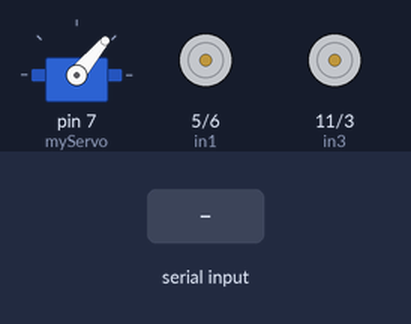
Recording of a sketch running on a simulated Arduino Uno, built with avr-gcc and run on an emulated ATmega328P. On the bench: servo, motor-driver pin pairs drawn as motors (green arrow = first pin HIGH = forward, orange = second pin HIGH = backward, longer = more drive). Inputs (shaded band) come from the test bench.

Above: at 1.2 s.
1.3 s: ",\n" received over the second serial link
At 2.5 s:
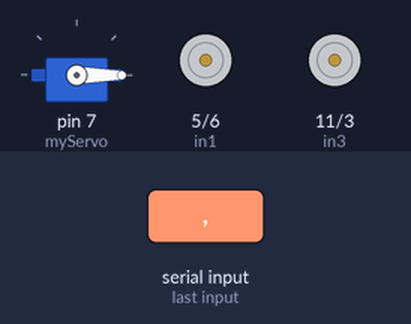
2.8 s: "90,45,200\n" received over the second serial link
At 3.9 s:
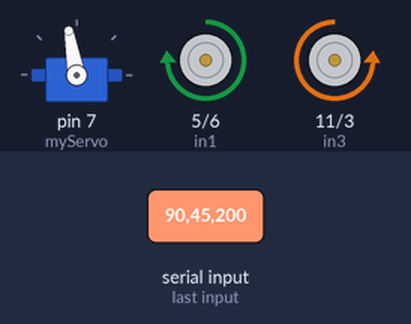
5.8 s: "|\n" received over the second serial link
At 6.2 s:
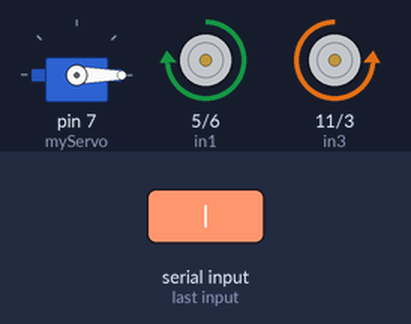
8.8 s: "90,45\n" received over the second serial link
At 9.6 s:
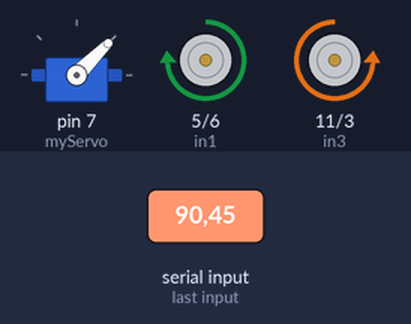
11.8 s: "90\n" received over the second serial link
At 14.6 s:
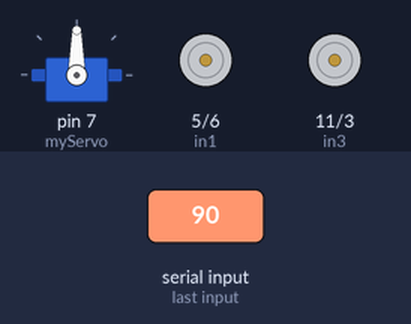
14.8 s: "30,150\n" received over the second serial link
At 15.4 s:
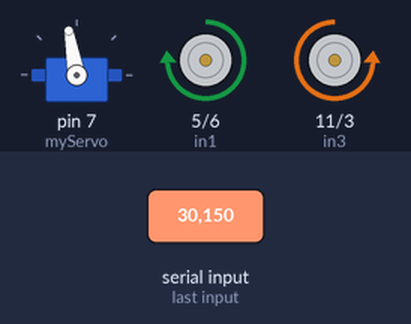
Timing chart, 0 to 18.3 s (numbered marks = the images above; inputs shaded):
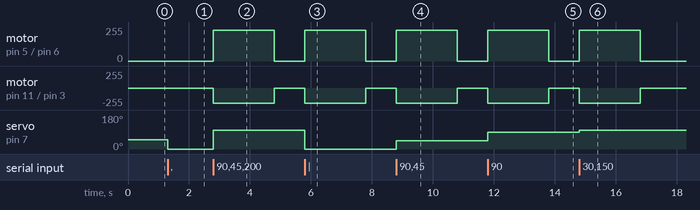

Measured:
- after the input at 1.3 s, servo on pin 7 (myServo): 50° → 0° at once
- after the input at 2.8 s, motor on pin 5 (in1) / pin 6 (in2): stopped → forward 230/255 at once, → stopped 2.0 s later; motor on pin 11 (in3) / pin 3 (in4): stopped → backward 230/255 at once, → stopped 2.0 s later; servo on pin 7 (myServo): 0° → 100° at once
- after the input at 5.8 s, motor on pin 5 (in1) / pin 6 (in2): stopped → forward 230/255 at once, → stopped 2.0 s later; motor on pin 11 (in3) / pin 3 (in4): stopped → backward 230/255 at once, → stopped 2.0 s later; servo on pin 7 (myServo): 100° → 0° at once
- after the input at 8.8 s, motor on pin 5 (in1) / pin 6 (in2): stopped → forward 230/255 at once, → stopped 2.0 s later; motor on pin 11 (in3) / pin 3 (in4): stopped → backward 230/255 at once, → stopped 2.0 s later; servo on pin 7 (myServo): 0° → 45° at once
- after the input at 11.8 s, motor on pin 5 (in1) / pin 6 (in2): stopped → forward 230/255 at once, → stopped 2.0 s later; motor on pin 11 (in3) / pin 3 (in4): stopped → backward 230/255 at once, → stopped 2.0 s later; servo on pin 7 (myServo): 45° → 90° at once
- after the input at 14.8 s, motor on pin 5 (in1) / pin 6 (in2): stopped → forward 230/255 at once, → stopped 2.0 s later; motor on pin 11 (in3) / pin 3 (in4): stopped → backward 230/255 at once, → stopped 2.0 s later; servo on pin 7 (myServo): 90° → 100° at once

The sketch:

arduino.ino
```cpp
#include <Servo.h>
#include <NeoSWSerial.h>
NeoSWSerial espSerial(2, 4); // RX = 2, TX = 3

String str="";
float x,y,z;
Servo myServo;

int in1 = 5;
int in2 = 6;
int in3 = 11;
int in4 = 3;

unsigned long lastDataTime = 0;
const unsigned long TIMEOUT = 2000;

void setup() {
  Serial.begin(9600);
  espSerial.begin(9600);
  myServo.attach(7);
  myServo.write(50);

  pinMode(in1,OUTPUT);
  pinMode(in2,OUTPUT);
  pinMode(in3,OUTPUT);
  pinMode(in4,OUTPUT);
  analogWrite(in1, 0);
  analogWrite(in2, 0);
  analogWrite(in3, 0);
  analogWrite(in4, 0);
}

void controlMotor1(float speed) {
  int pwm = abs(speed * 230);
  pwm = constrain(pwm, 0, 230);

  if (speed > 0.05) {
    analogWrite(in1, pwm);
    analogWrite(in2, 0);
  }
  else if (speed < -0.05) {
    analogWrite(in1, 0);
    analogWrite(in2, pwm);
  }
  else {
    analogWrite(in1, 0);
    analogWrite(in2, 0);
  }
}

void controlMotor2(float speed) {
  int pwm = abs(speed * 230);
  pwm = constrain(pwm, 0, 230);

  if (speed > 0.05) {
    analogWrite(in3, pwm);
    analogWrite(in4, 0);
  }
  else if (speed < -0.05) {
    analogWrite(in3, 0);
    analogWrite(in4, pwm);
  }
  else {
    analogWrite(in3, 0);
    analogWrite(in4, 0);
  }
}

void loop() {
  if (espSerial.available()) {
    char data = espSerial.read();
    lastDataTime = millis();

    if(data==','){
      x=str.toFloat();
      str = "";

    }else if(data == '|'){
      y=str.toFloat();
      str = "";

    }else if(data == '\n'){
      z = str.toInt();
      str="";

      float leftSpeed  = y+x;
      float rightSpeed = y-x;

      // Normalizálás (-1..1 tartományba)
      leftSpeed  = constrain(leftSpeed,  -1.0, 1.0);
      rightSpeed = constrain(rightSpeed, -1.0, 1.0);

      controlMotor1(leftSpeed);
      controlMotor2(rightSpeed);

      int angle = constrain(z, 0, 100);
      myServo.write(angle);

    }else{
      str+=data;
    }
  }


  if (millis() - lastDataTime > TIMEOUT) {
    controlMotor1(0);
    controlMotor2(0);
  }

}
```
